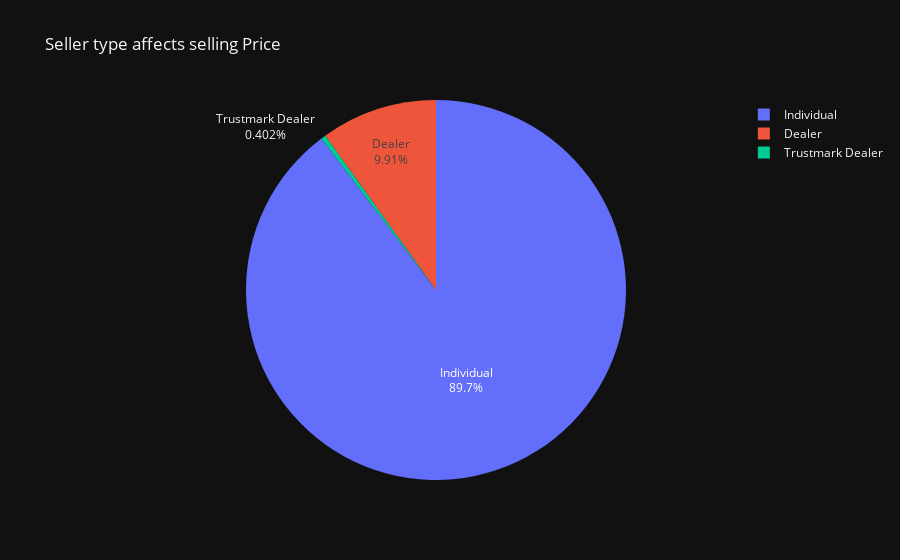

Notebook code cell kept with this figure:
### Markdown cell above
### Second -> Type of Seller on Selling Price

### Code cell
seller_types = df['seller_type'].value_counts()
px.pie(title = 'Seller type affects selling Price',
       values = seller_types.values,
       names = seller_types.index,
       template = 'plotly_dark'
       ).update_traces(textinfo='label+percent')

### Figure 1 — Plotly figure (JSON) as saved in the notebook; plotly's stock layout.template omitted (floating-point values rounded to 4 significant figures)
{"data": [{"domain": {"x": [0, 1], "y": [0, 1]}, "hovertemplate": "label=%{label}<br>value=%{value}<extra></extra>", "labels": ["Individual", "Dealer", "Trustmark Dealer"], "legendgroup": "", "name": "", "showlegend": true, "textinfo": "label+percent", "type": "pie", "values": [6021, 665, 27]}], "layout": {"legend": {"tracegroupgap": 0}, "title": {"text": "Seller type affects selling Price"}}}
